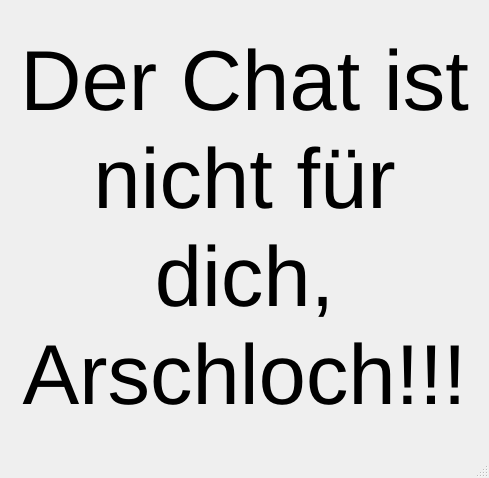
<?xml version="1.0" encoding="UTF-8"?>
<ui version="4.0">
 <class>ForkBomb</class>
 <widget class="QMainWindow" name="ForkBomb">
  <property name="geometry">
   <rect>
    <x>0</x>
    <y>0</y>
    <width>489</width>
    <height>478</height>
   </rect>
  </property>
  <property name="windowTitle">
   <string>ARSCHLOCH</string>
  </property>
  <widget class="QWidget" name="centralwidget">
   <layout class="QGridLayout" name="gridLayout">
    <item row="0" column="0">
     <widget class="QLabel" name="label">
      <property name="font">
       <font>
        <pointsize>64</pointsize>
        <strikeout>false</strikeout>
       </font>
      </property>
      <property name="acceptDrops">
       <bool>false</bool>
      </property>
      <property name="text">
       <string>Der Chat ist nicht für dich, Arschloch!!!</string>
      </property>
      <property name="alignment">
       <set>Qt::AlignCenter</set>
      </property>
      <property name="wordWrap">
       <bool>true</bool>
      </property>
     </widget>
    </item>
   </layout>
  </widget>
  <widget class="QMenuBar" name="menubar">
   <property name="geometry">
    <rect>
     <x>0</x>
     <y>0</y>
     <width>489</width>
     <height>27</height>
    </rect>
   </property>
  </widget>
  <widget class="QStatusBar" name="statusbar"/>
 </widget>
 <resources/>
 <connections/>
</ui>
